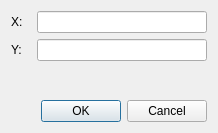
<?xml version="1.0" encoding="UTF-8"?>
<ui version="4.0">
 <class>PointCoordsDlg</class>
 <widget class="QDialog" name="PointCoordsDlg">
  <property name="geometry">
   <rect>
    <x>0</x>
    <y>0</y>
    <width>218</width>
    <height>133</height>
   </rect>
  </property>
  <property name="windowTitle">
   <string>Point coords:</string>
  </property>
  <layout class="QVBoxLayout" name="verticalLayout">
   <item>
    <layout class="QFormLayout" name="formLayout">
     <item row="0" column="0">
      <widget class="QLabel" name="lblX">
       <property name="text">
        <string>X:</string>
       </property>
      </widget>
     </item>
     <item row="0" column="1">
      <widget class="QLineEdit" name="eX"/>
     </item>
     <item row="1" column="0">
      <widget class="QLabel" name="lblY">
       <property name="text">
        <string>Y:</string>
       </property>
      </widget>
     </item>
     <item row="1" column="1">
      <widget class="QLineEdit" name="eY"/>
     </item>
     <item row="2" column="0">
      <spacer name="verticalSpacer">
       <property name="orientation">
        <enum>Qt::Orientation::Vertical</enum>
       </property>
       <property name="sizeHint" stdset="0">
        <size>
         <width>20</width>
         <height>40</height>
        </size>
       </property>
      </spacer>
     </item>
    </layout>
   </item>
   <item>
    <widget class="QDialogButtonBox" name="buttonBox">
     <property name="orientation">
      <enum>Qt::Orientation::Horizontal</enum>
     </property>
     <property name="standardButtons">
      <set>QDialogButtonBox::StandardButton::Cancel|QDialogButtonBox::StandardButton::Ok</set>
     </property>
    </widget>
   </item>
  </layout>
 </widget>
 <resources/>
 <connections>
  <connection>
   <sender>buttonBox</sender>
   <signal>accepted()</signal>
   <receiver>PointCoordsDlg</receiver>
   <slot>accept()</slot>
   <hints>
    <hint type="sourcelabel">
     <x>248</x>
     <y>254</y>
    </hint>
    <hint type="destinationlabel">
     <x>157</x>
     <y>274</y>
    </hint>
   </hints>
  </connection>
  <connection>
   <sender>buttonBox</sender>
   <signal>rejected()</signal>
   <receiver>PointCoordsDlg</receiver>
   <slot>reject()</slot>
   <hints>
    <hint type="sourcelabel">
     <x>316</x>
     <y>260</y>
    </hint>
    <hint type="destinationlabel">
     <x>286</x>
     <y>274</y>
    </hint>
   </hints>
  </connection>
 </connections>
</ui>
